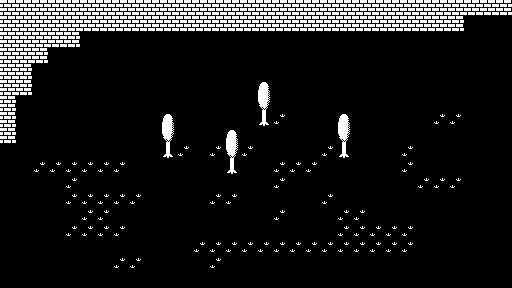

This game map was drawn from its Tiled (.tmx) file and the tilesets committed beside it. A one-line description and the full map source follow:
An orthogonal 32x18 tile map with 16x16 px tiles, 1 tile layer (Tile Layer 1).

<map version="1.0" orientation="orthogonal" renderorder="right-up" width="32" height="18" tilewidth="16" tileheight="16" nextobjectid="1">
 <tileset firstgid="1" name="testtiles" tilewidth="16" tileheight="16" tilecount="16" columns="4">
  <image source="testtiles.png" width="64" height="64" />
 </tileset>
 <layer name="Tile Layer 1" width="32" height="18">
  <data encoding="csv">
3,3,3,3,3,3,3,3,3,3,3,3,3,3,3,3,3,3,3,3,3,3,3,3,3,3,3,3,3,3,3,3,
3,3,3,3,3,3,3,3,3,3,3,3,3,3,3,3,3,3,3,3,3,3,3,3,3,3,3,3,3,7,7,7,
3,3,3,3,3,7,7,7,7,7,7,7,7,7,7,7,7,7,7,7,7,7,7,7,7,7,7,7,7,7,7,7,
3,3,3,7,7,7,7,7,7,7,7,7,7,7,7,7,7,7,7,7,7,7,7,7,7,7,7,7,7,7,7,7,
3,3,7,7,7,7,7,7,7,7,7,7,7,7,7,7,7,7,7,7,7,7,7,7,7,7,7,7,7,7,7,7,
3,3,7,7,7,7,7,7,7,7,7,7,7,7,7,7,6,7,7,7,7,7,7,7,7,7,7,7,7,7,7,7,
3,7,7,7,7,7,7,7,7,7,7,7,7,7,7,7,10,7,7,7,7,7,7,7,7,7,7,7,7,7,7,7,
3,7,7,7,7,7,7,7,7,7,6,7,7,7,7,7,14,2,7,7,7,6,7,7,7,7,7,2,2,7,7,7,
3,7,7,7,7,7,7,7,7,7,10,7,7,7,6,7,7,7,7,7,7,10,7,7,7,7,7,7,7,7,7,7,
7,7,7,7,7,7,7,7,7,7,14,2,7,2,10,2,7,7,7,7,2,14,7,7,7,2,7,7,7,7,7,7,
7,7,2,2,2,2,2,2,7,7,7,7,7,7,14,7,7,2,2,2,7,7,7,7,7,2,7,7,7,7,7,7,
7,7,7,7,2,7,7,7,7,7,7,7,7,7,7,7,7,2,7,7,7,7,7,7,7,7,2,2,2,7,7,7,
7,7,7,7,2,2,2,2,2,7,7,7,7,2,2,7,7,7,7,7,2,7,7,7,7,7,7,7,7,7,7,7,
7,7,7,7,7,2,2,7,7,7,7,7,7,7,7,7,7,2,7,7,7,2,2,7,7,7,7,7,7,7,7,7,
7,7,7,7,2,2,2,2,7,7,7,7,7,7,7,7,7,7,7,7,7,2,2,2,2,2,7,7,7,7,7,7,
7,7,7,7,7,7,7,7,7,7,7,7,2,2,2,2,2,2,2,2,2,2,2,2,2,2,7,7,7,7,7,7,
7,7,7,7,7,7,7,2,2,7,7,7,7,2,7,7,7,7,7,7,7,7,7,7,7,7,7,7,7,7,7,7,
7,7,7,7,7,7,7,7,7,7,7,7,7,7,7,7,7,7,7,7,7,7,7,7,7,7,7,7,7,7,7,7
</data>
 </layer>
</map>